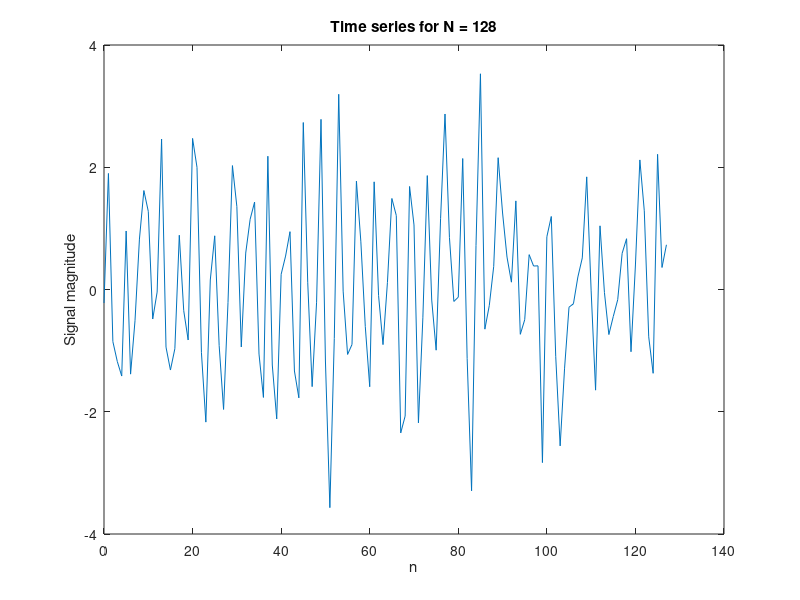
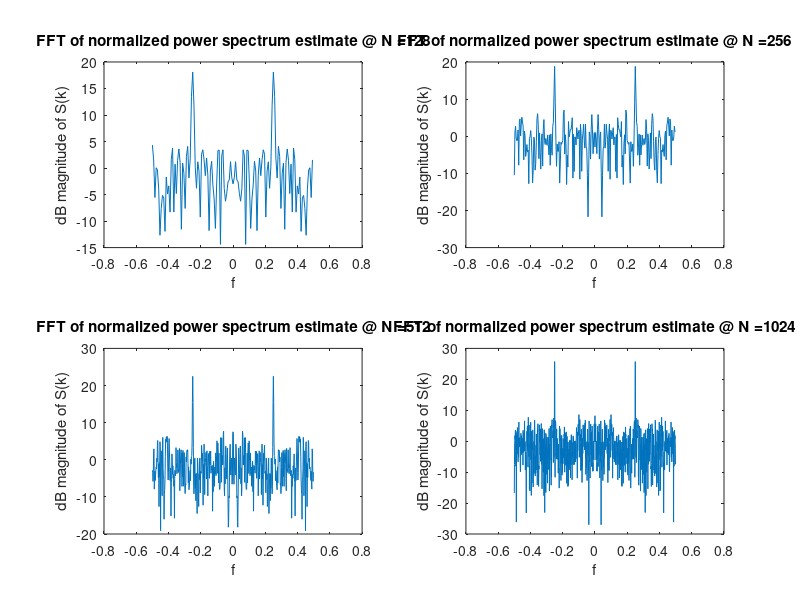
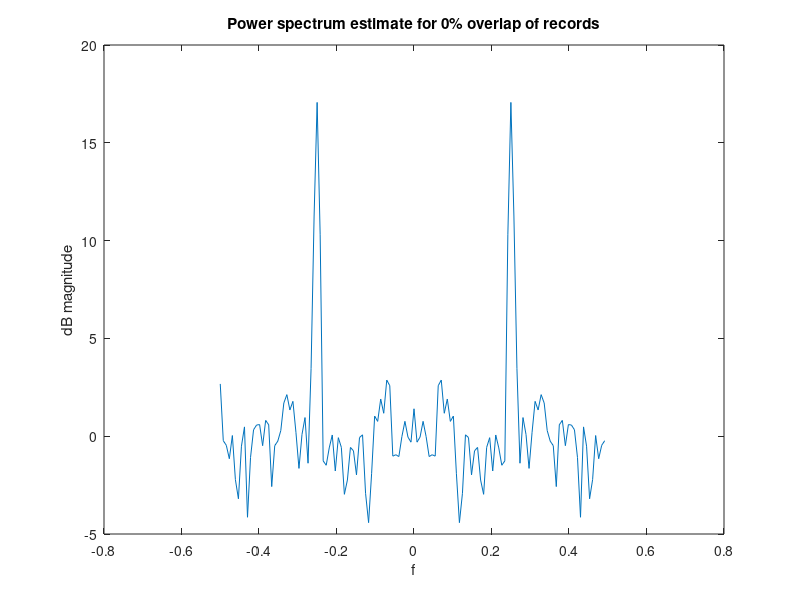
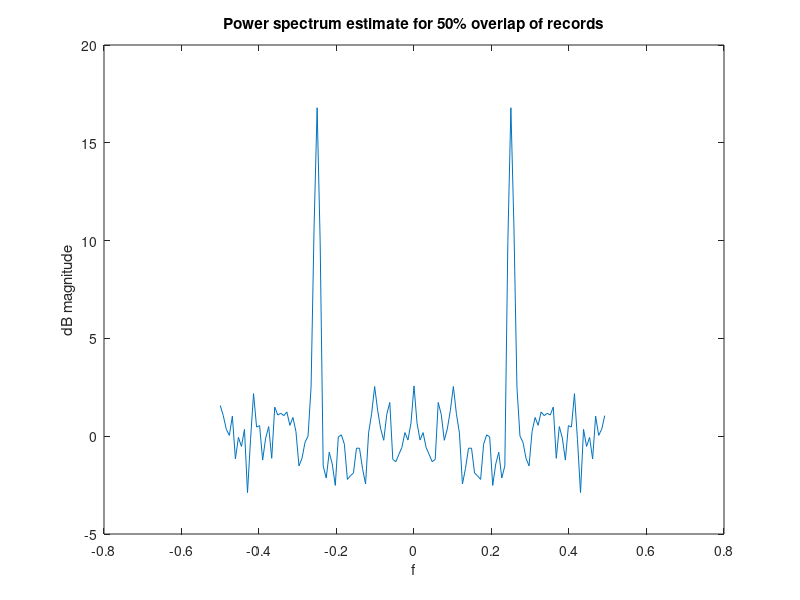

Here is the MATLAB script that generated these plots, in order:
%ECE251AHW4
%Author: Yixiong Li(A12497306)
%Date: 2nd Feb, 2017
close all; clear all; clc;

%% Part A:
N = 1024;                 % Generate 1024 time series
n = 0:1:(N-1);
var = 1;                  % Given that Gaussian variance is 1
f = 0.25;                % The cycles/sample is 0.125 given
signal = sqrt(2)*sin(2*pi*f*n); %Get 1024 points for signal
gaussian_white_noise = randn(1,N);  %Generate 1024 Gaussian random samples
series = signal + gaussian_white_noise; %Add the signal and noise
% N = 128 for time domain plot:
N = 128;
figure;
plot(0:(N-1), series(1:N));   %Extract only 128 points from the time series
title('Time series for N = 128');
xlabel('n');
ylabel('Signal magnitude');

%% Part B:
NFFT = [128 256 512 1024];
N = NFFT;
figure;
for i=1:4
window = hamming(NFFT(i));
new_signal = series(1:NFFT(i)).*window';
Sk = fftshift(fft(new_signal, NFFT(i)));
Power_Sk = 1./sum(window.^2)*(abs(Sk).^2);
k = -N(i)/2:1:(N(i)/2-1);
fk = k*(1/N(i));
subplot(2,2,i);
plot(fk, 10*log10(abs(Power_Sk)));
title(['FFT of normalized power spectrum estimate @ N =' num2str(NFFT(i))]);
xlabel('f');
ylabel('dB magnitude of S(k)');
end

%% Part C:
N = 1024;
M = 128;
window = hamming(M);
U = 1/M*sum(window.^2);
% 0% overlap of records(K=8)
K = 8;
SUM = 0;
for i = 1:K
FFT_S = fftshift(fft(series((M*i-M+1):(M*i)).*window',M));
ADDER = 1/(M*U)*(abs(FFT_S).^2);
SUM = SUM + ADDER;
end;
incoh_avg = SUM/K;
k = -M/2:1:(M/2-1);
fk = k*(1/M);

figure;
plot(fk, 10*log10(abs(incoh_avg)));
title('Power spectrum estimate for 0% overlap of records');
xlabel('f');
ylabel('dB magnitude');
% 50% overlap of records(K=15)
K = 15;
SUM = 0;
for i = 1:15
    FFT_S = fftshift(fft(series(((i-1)*M/2+1):((i-1)*M/2+M)).*window',M));
    ADDER = 1/(M*U)*(abs(FFT_S).^2);
    SUM = SUM + ADDER;
end
incoh_avg_2 = SUM/K;

figure;
plot(fk, 10*log10(abs(incoh_avg_2)));
title('Power spectrum estimate for 50% overlap of records');
xlabel('f');
ylabel('dB magnitude');

% 75% overlap of records(K=29)
K = 29;
SUM = 0;
for i = 1:29
    FFT_S = fftshift(fft(series(((i-1)*M*1/4+1):((i-1)*M*1/4+M)).*window',M));
    ADDER = 1/(M*U)*(abs(FFT_S).^2);
    SUM = SUM + ADDER;
end
incoh_avg_3 = SUM/K;

figure;
plot(fk, 10*log10(abs(incoh_avg_3)));
title('Power spectrum estimate for 75% overlap of records');
xlabel('f');
ylabel('dB magnitude');

%Comparison between B1 and C1, C1 and C2, C1 and C3
%B1 and C1
figure;
subplot(1,3,1);

window = hamming(M);
new_signal = series(1:M).*window';
Sk = fftshift(fft(new_signal, M));
Power_Sk = 1./sum(window.^2)*(abs(Sk).^2);
k = -M/2:1:(M/2-1); fk = k*(1/M);
plot(fk, 10*log10(abs(Power_Sk))); hold on;
plot(fk, 10*log10(abs(incoh_avg)),'--'); legend('B1','C1');
title('Comparison between B1 and C1');
xlabel('f'); ylabel('dB magnitude');

subplot(1,3,2);
plot(fk, 10*log10(abs(incoh_avg))); hold on;
plot(fk, 10*log10(abs(incoh_avg_2)),'--');
legend('C1','C2');
title('Comparison between C1 and C2');
xlabel('f'); ylabel('dB magnitude');

subplot(1,3,3);
plot(fk, 10*log10(abs(incoh_avg))); hold on;
plot(fk, 10*log10(abs(incoh_avg_3)),'--');
legend('C1','C3');
title('Comparison between C1 and C3');
xlabel('f'); ylabel('dB magnitude');
%% Part D:
mysum = 0;
COH_AVG = 0;
window = hamming(M);
for i = 1:8
    extract = series(((i-1)*M+1):(i*M));
    EXTRACT = fftshift(fft(extract.*window',M));
    mysum = mysum + extract;
    COH_AVG = COH_AVG + EXTRACT;
end
coh_avg_time = mysum/i;
COH_AVG = COH_AVG/i;
figure;
subplot(1,3,1); plot(0:M-1, coh_avg_time);
title('The time series of coherent average');
xlabel('n');
ylabel('coherent average');

subplot(1,3,2);
k = -M/2:1:(M/2-1); fk = k*(1/M);
COH_AVG = 1./sum(window.^2)*(abs(COH_AVG).^2);
plot(fk, 10*log10(abs(COH_AVG)));
title('The K-FFT of coherent average');
xlabel('f');
ylabel('dB magnitude');

subplot(1,3,3);
signal_spect = fftshift(fft(coh_avg_time.*window', M));
Power_spect = 1./sum(window.^2)*(abs(signal_spect).^2);
plot(fk, 10*log10(abs(Power_spect)));
title('The Power Spectrum of coherent average time series');
xlabel('f');
ylabel('dB magnitude');